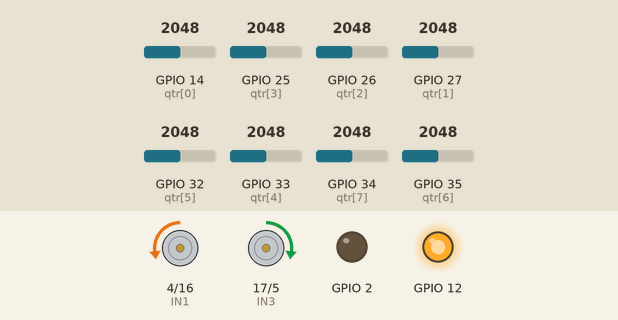
Simulated run of this sketch. Board: ESP32. On the bench: motor-driver pin pairs drawn as motors (green arrow = first pin HIGH = forward, orange = second pin HIGH = backward, longer = more drive, scaled by the enable pin), output pins drawn as LEDs (lit = HIGH). Inputs (shaded band) come from the test bench; at power-on: GPIO 14 (qtr[0]) = 2048, GPIO 25 (qtr[3]) = 2048, GPIO 26 (qtr[2]) = 2048, GPIO 27 (qtr[1]) = 2048, GPIO 32 (qtr[5]) = 2048, GPIO 33 (qtr[4]) = 2048, GPIO 34 (qtr[7]) = 2048, GPIO 35 (qtr[6]) = 2048.

Above: at 9.55 s.
Timing chart, 0 to 13.4 s (numbered marks = the images above):
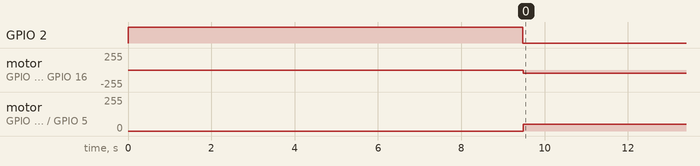

Measured:
- by itself, motor on GPIO 4 (IN1) / GPIO 16 (IN2): stopped → backward 50/255 at 9.5 s
- by itself, motor on GPIO 17 (IN3) / GPIO 5 (IN4): stopped → forward 50/255 at 9.5 s

The sketch:

Maze_Runner.ino
```cpp
 int qtr[8] = {14, 27, 26, 25, 33, 32, 35, 34};
  int sensor_min[8] = {4095, 4095, 4095, 4095, 4095, 4095, 4095, 4095};
  int sensor_max[8] = {0, 0, 0, 0, 0, 0, 0, 0};
  int weight[8] = {-350, -250, -150, -50, 50, 150, 250, 350};
  float last_position = 0;
  float previous_error = 0;
  float integral = 0;
  unsigned long victory_start_time = 0;
  float kp = 2.7 , kd = 51.0 , ki = 0.0;

  int IN1 = 4;
  int IN2 = 16;
  int IN3 = 17;
  int IN4 = 5;
  int ENA = 18;
  int ENB = 19;
int base_speed = 90;
int y, z, t;
float pid(float error);
void reading_sensor(int* reading);
float Line_Position(int* reading);
int mapping(int mini, int maxi, int reading);
float integral_limit = 10000;
bool line_detected = false;
bool was_line_detected = false;
void set_motors(float correction);
void stopm();
void turn_back();


void setup() {
  // Callibration led

  pinMode(2,OUTPUT);
  pinMode(12,OUTPUT);
  digitalWrite(12,HIGH);
  digitalWrite(2, HIGH);
  pinMode(IN1, OUTPUT);
  pinMode(IN2, OUTPUT);
  pinMode(IN3, OUTPUT);
  pinMode(IN4, OUTPUT);
  pinMode(ENA, OUTPUT);
  pinMode(ENB, OUTPUT);

  int x;
  int counter = 5000;

while(counter > 0){
  for (int i = 0; i<8;i++){
      x = analogRead(qtr[i]);
      if (x < sensor_min[i])
        sensor_min[i] = x;
      if (x > sensor_max[i])
        sensor_max[i] = x;
    }
    delay (1);
    counter --;
}
// Turn off callibration led
 digitalWrite(2, LOW);

}

void loop() {
  int read[8];
  int prevread[8];
  float correction;
  float pos = 0;
  int s = 0;
  reading_sensor(read);
  // --- VICTORY SQUARE DETECTION ---
  bool all_black = true;
  for(int i = 0; i < 7; i++){
    if(read[i] < 400) { // If any sensor sees white, reset
      all_black = false;
      break;
    }
  }

  if(all_black) {
    if(victory_start_time == 0) {
           // stopm();

      victory_start_time = millis();
    }
    else if (millis() - victory_start_time > 100) {
      stopm();
      while(1);
    }
  } else {
    victory_start_time = 0;
  }
  pos = Line_Position(read);
  correction = pid(pos);


if (read [0] < 300 && read [1] < 300 && read [2] < 300 && read [3] < 300 &&  read [6] < 300 && read [7] < 300 && read [5] < 300 && read [4] < 300){
turn_back();
  reading_sensor(read);}

  if (read[0] > 700  && read [7] > 700 && read[1] > 700 && read[6] > 700 ){


    stopm();

    read[0] = 0;
    read[1] = 0;
    read[2] = 0;


  pos = Line_Position(read);
  correction = pid(pos);
  }


  set_motors(correction);


}


int mapping(int mini, int maxi, int reading){

if (maxi == mini){return 0;}
else
return ((reading - mini)*1000L/(maxi-mini));

}


void reading_sensor(int* reading){
  int k = 0;
  for (int i = 0; i<8; i++){
   k = mapping(sensor_min[i],sensor_max[i], analogRead(qtr[i]));
   if (k < 0) k = 0;
   if (k > 1000) k = 1000;
   if (k < 100){
    k = 0;
   }
   reading[i] = k;

  }
}


float Line_Position(int *reading){

  long sum1 = 0;
  int sum2 = 0;
  for (int i = 0; i<8; i++){
  sum1 = sum1 + (long)reading[i]*weight[i];
  sum2 = sum2 + reading[i];
  }
  if (sum2 == 0){
    line_detected = false;
    return last_position;
  }
  else{
    line_detected = true;
    last_position = (float)sum1/sum2;
  return (last_position);
  }
}

float pid(float error){
 if (line_detected) {
    integral = integral + error;
  } else {
    integral = 0;
  }

  if (integral > integral_limit) integral = integral_limit;
  if (integral < -integral_limit) integral = -integral_limit;

  float p, i_term, d;


  p = kp * error;
  i_term = ki * integral;


  if (line_detected && !was_line_detected){
    previous_error = error;
  }
  d = kd *(error - previous_error);
  previous_error = error;
  was_line_detected = line_detected;

return (p + i_term + d);
}


void set_motors(float correction) {
  int left_speed = base_speed + correction;
  int right_speed = base_speed - correction;

  if (left_speed > 255) left_speed = 255;
  if (left_speed < -255) left_speed = -255;
  if (right_speed > 255) right_speed = 255;
  if (right_speed < -255) right_speed = -255;

  if (left_speed >= 0) {
    digitalWrite(IN1, HIGH);
    digitalWrite(IN2, LOW);
    analogWrite(ENA, left_speed);
  } else {
    digitalWrite(IN1, LOW);
    digitalWrite(IN2, HIGH);
    analogWrite(ENA, -left_speed);
  }

  if (right_speed >= 0) {
    digitalWrite(IN3, HIGH);
    digitalWrite(IN4, LOW);
    analogWrite(ENB, right_speed);
  } else {
    digitalWrite(IN3, LOW);
    digitalWrite(IN4, HIGH);
    analogWrite(ENB, -right_speed);
  }
}

void stopm(){
  digitalWrite(IN1, LOW);
  digitalWrite(IN2, LOW);
  digitalWrite(IN3, LOW);
  digitalWrite(IN4, LOW);
    analogWrite(ENA, 0);
    analogWrite(ENB, 0);
}


void turn_back() {
  digitalWrite(IN1, LOW);  digitalWrite(IN2, HIGH); analogWrite(ENA, 50);
  digitalWrite(IN3, HIGH); digitalWrite(IN4, LOW);  analogWrite(ENB, 50);

  delay(400);

  int r[8];
  unsigned long start = millis();
  while (millis() - start < 3000) {
    reading_sensor(r);
    if (r[3] > 500 || r[4] > 500) break;
  }
  stopm();
}
```
